Frame 1 (no input): blank canvas, image omitted
Frame 60 (the mouse pressed at the canvas centre just before this capture): blank canvas, image omitted
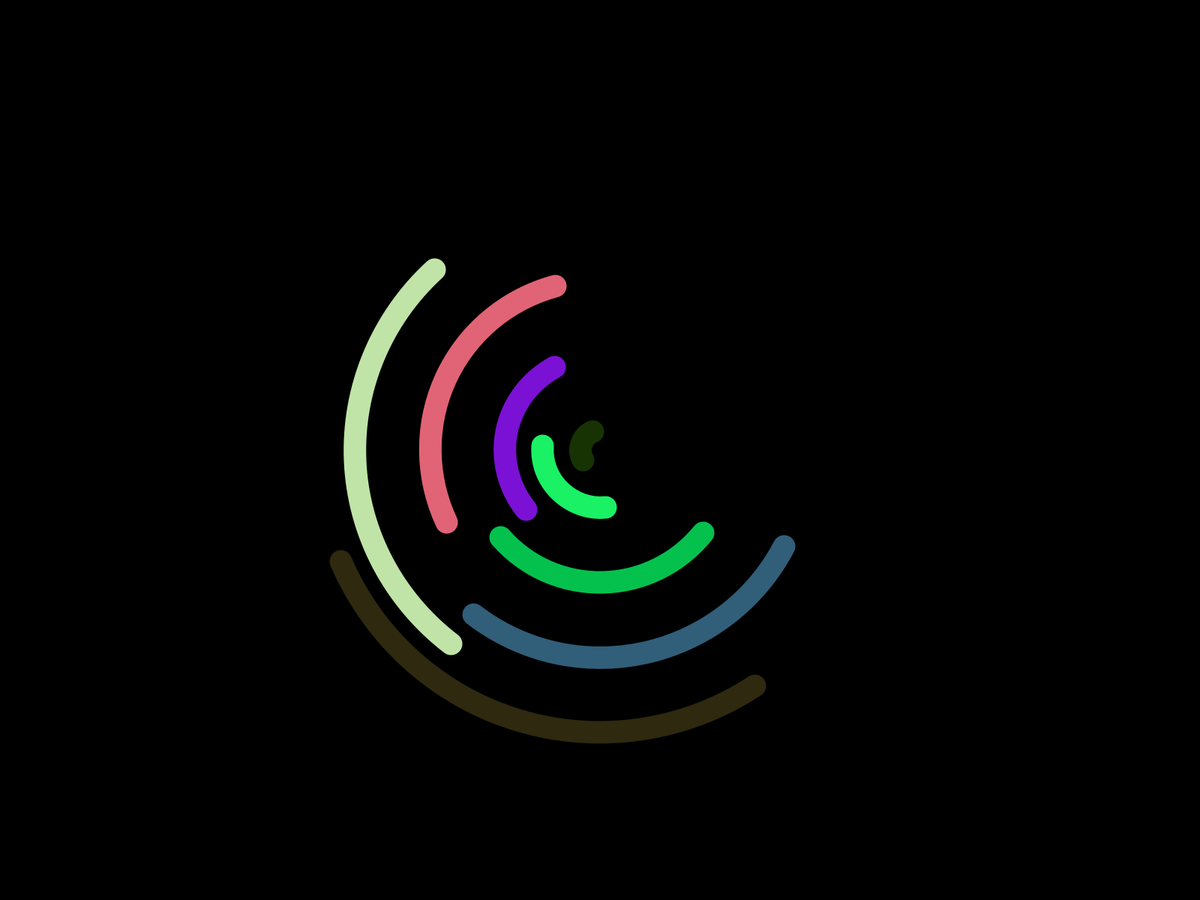
Frame 120 (the mouse held since frame 60 and released just before this capture)

The Processing sketch whose frames 1 and 60 were blank and that drew this single picture after the mouse press (run headless with seeded random() and noise(); from frame 60 on, the mouse is pressed at the canvas centre):

// Processing sketch: concentricCircles
// ── concentricCircles.pde
int val=0;
int size=9;
circles[]  c=new circles[size];
boolean show=false;

void setup(){
   
  fullScreen();
   float val=height/size-180;
  for(int i=0; i<size;i++){
    c[i]=new circles(random(20,80),random(200,300),val, i%2);
    val+=100;
  }
}


void draw(){
  background(0);
  if(show)
  {
 
  translate(width/2, height/2);
  noFill();
  
  for(circles a:  c){
    a.drawCircles();
  }
  
  val+=1;
}
 if(mousePressed){
 show=true;
 redraw();
 }
}

// ── concentric.pde
class circles{
  float x;
  float y;
  float r;
  float rotval;
  int stroke=30;
  float count=random(-20,100);
  int d;
  color c=color(random(0,255),random(0,255), random(0,255));
  
  circles(float xcor, float ycor, float radius,int direction){

    x=xcor;   
    y=ycor;
    r=radius;
    rotval=100;
    if(direction==0){
    d=1;
    
    }
    else{
    d=-1;
    }
  }
  
  void drawCircles(){
   stroke(c);
   strokeWeight(stroke);
  
   arc(0,0,r,r,radians(rotval+d*count),radians(rotval+d*count+100));
   count+=5;   
  }



}
